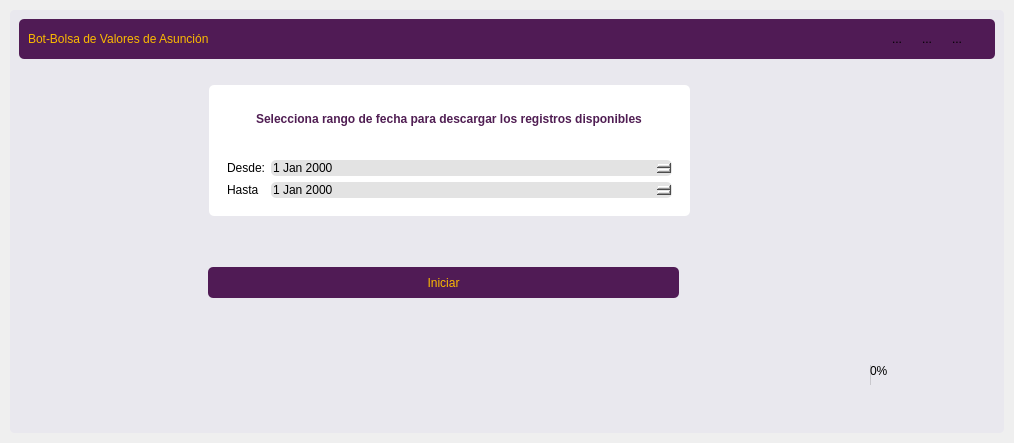
<?xml version="1.0" encoding="UTF-8"?>
<ui version="4.0">
 <class>DowloadWindow</class>
 <widget class="QWidget" name="DowloadWindow">
  <property name="geometry">
   <rect>
    <x>0</x>
    <y>0</y>
    <width>1014</width>
    <height>443</height>
   </rect>
  </property>
  <property name="windowTitle">
   <string>Form</string>
  </property>
  <property name="styleSheet">
   <string notr="true">border-radius: 5px;</string>
  </property>
  <layout class="QVBoxLayout" name="verticalLayout">
   <property name="spacing">
    <number>0</number>
   </property>
   <property name="leftMargin">
    <number>0</number>
   </property>
   <property name="topMargin">
    <number>0</number>
   </property>
   <property name="rightMargin">
    <number>0</number>
   </property>
   <property name="bottomMargin">
    <number>0</number>
   </property>
   <item>
    <widget class="QFrame" name="central_frame">
     <property name="frameShape">
      <enum>QFrame::StyledPanel</enum>
     </property>
     <property name="frameShadow">
      <enum>QFrame::Raised</enum>
     </property>
     <layout class="QVBoxLayout" name="shadow_layout">
      <property name="spacing">
       <number>0</number>
      </property>
      <property name="leftMargin">
       <number>10</number>
      </property>
      <property name="topMargin">
       <number>10</number>
      </property>
      <property name="rightMargin">
       <number>10</number>
      </property>
      <property name="bottomMargin">
       <number>10</number>
      </property>
      <item>
       <widget class="QFrame" name="background_frame">
        <property name="styleSheet">
         <string notr="true">background-color: rgb(233, 232, 238)</string>
        </property>
        <property name="frameShape">
         <enum>QFrame::StyledPanel</enum>
        </property>
        <property name="frameShadow">
         <enum>QFrame::Raised</enum>
        </property>
        <layout class="QVBoxLayout" name="verticalLayout_3">
         <property name="spacing">
          <number>0</number>
         </property>
         <property name="leftMargin">
          <number>0</number>
         </property>
         <property name="topMargin">
          <number>0</number>
         </property>
         <property name="rightMargin">
          <number>0</number>
         </property>
         <property name="bottomMargin">
          <number>0</number>
         </property>
         <item>
          <widget class="QFrame" name="content_frame">
           <property name="frameShape">
            <enum>QFrame::StyledPanel</enum>
           </property>
           <property name="frameShadow">
            <enum>QFrame::Raised</enum>
           </property>
           <layout class="QVBoxLayout" name="verticalLayout_2">
            <item>
             <widget class="QFrame" name="top_bar_frame">
              <property name="minimumSize">
               <size>
                <width>0</width>
                <height>39</height>
               </size>
              </property>
              <property name="maximumSize">
               <size>
                <width>16777215</width>
                <height>40</height>
               </size>
              </property>
              <property name="styleSheet">
               <string notr="true">background-color: rgb(80, 27, 85)</string>
              </property>
              <property name="frameShape">
               <enum>QFrame::StyledPanel</enum>
              </property>
              <property name="frameShadow">
               <enum>QFrame::Raised</enum>
              </property>
              <layout class="QHBoxLayout" name="horizontalLayout">
               <item>
                <widget class="QLabel" name="title_label">
                 <property name="styleSheet">
                  <string notr="true">color: rgb(251, 186, 0)</string>
                 </property>
                 <property name="text">
                  <string>Bot-Bolsa de Valores de Asunción</string>
                 </property>
                </widget>
               </item>
               <item alignment="Qt::AlignVCenter">
                <widget class="QFrame" name="button_holder_frame">
                 <property name="minimumSize">
                  <size>
                   <width>0</width>
                   <height>30</height>
                  </size>
                 </property>
                 <property name="maximumSize">
                  <size>
                   <width>110</width>
                   <height>16777215</height>
                  </size>
                 </property>
                 <property name="frameShape">
                  <enum>QFrame::StyledPanel</enum>
                 </property>
                 <property name="frameShadow">
                  <enum>QFrame::Raised</enum>
                 </property>
                 <widget class="QToolButton" name="minimize_button">
                  <property name="geometry">
                   <rect>
                    <x>10</x>
                    <y>0</y>
                    <width>22</width>
                    <height>22</height>
                   </rect>
                  </property>
                  <property name="text">
                   <string>...</string>
                  </property>
                  <property name="icon">
                   <iconset>
                    <normaloff>../assets/icons/minimize-window.png</normaloff>../assets/icons/minimize-window.png</iconset>
                  </property>
                  <property name="iconSize">
                   <size>
                    <width>25</width>
                    <height>25</height>
                   </size>
                  </property>
                 </widget>
                 <widget class="QToolButton" name="restore_button">
                  <property name="geometry">
                   <rect>
                    <x>40</x>
                    <y>0</y>
                    <width>22</width>
                    <height>22</height>
                   </rect>
                  </property>
                  <property name="text">
                   <string>...</string>
                  </property>
                  <property name="icon">
                   <iconset>
                    <normaloff>../assets/icons/restore-window.png</normaloff>../assets/icons/restore-window.png</iconset>
                  </property>
                  <property name="iconSize">
                   <size>
                    <width>25</width>
                    <height>25</height>
                   </size>
                  </property>
                 </widget>
                 <widget class="QToolButton" name="close_button">
                  <property name="geometry">
                   <rect>
                    <x>70</x>
                    <y>0</y>
                    <width>22</width>
                    <height>22</height>
                   </rect>
                  </property>
                  <property name="text">
                   <string>...</string>
                  </property>
                  <property name="icon">
                   <iconset>
                    <normaloff>../assets/icons/close-window.png</normaloff>../assets/icons/close-window.png</iconset>
                  </property>
                  <property name="iconSize">
                   <size>
                    <width>25</width>
                    <height>25</height>
                   </size>
                  </property>
                 </widget>
                 <widget class="QToolButton" name="maximize_button">
                  <property name="geometry">
                   <rect>
                    <x>40</x>
                    <y>0</y>
                    <width>22</width>
                    <height>22</height>
                   </rect>
                  </property>
                  <property name="text">
                   <string>...</string>
                  </property>
                  <property name="icon">
                   <iconset>
                    <normaloff>../assets/icons/maximize-window.png</normaloff>../assets/icons/maximize-window.png</iconset>
                  </property>
                  <property name="iconSize">
                   <size>
                    <width>25</width>
                    <height>25</height>
                   </size>
                  </property>
                 </widget>
                </widget>
               </item>
              </layout>
             </widget>
            </item>
            <item>
             <widget class="QFrame" name="action_bar_frame_2">
              <property name="minimumSize">
               <size>
                <width>0</width>
                <height>39</height>
               </size>
              </property>
              <property name="frameShape">
               <enum>QFrame::StyledPanel</enum>
              </property>
              <property name="frameShadow">
               <enum>QFrame::Raised</enum>
              </property>
              <widget class="QFrame" name="frame_2">
               <property name="geometry">
                <rect>
                 <x>190</x>
                 <y>20</y>
                 <width>481</width>
                 <height>131</height>
                </rect>
               </property>
               <property name="styleSheet">
                <string notr="true">background-color: #fff;</string>
               </property>
               <property name="frameShape">
                <enum>QFrame::StyledPanel</enum>
               </property>
               <property name="frameShadow">
                <enum>QFrame::Raised</enum>
               </property>
               <layout class="QVBoxLayout" name="verticalLayout_4">
                <item alignment="Qt::AlignHCenter">
                 <widget class="QLabel" name="label_3">
                  <property name="styleSheet">
                   <string notr="true">
color: rgb(80, 30, 83)</string>
                  </property>
                  <property name="text">
                   <string>&lt;html&gt;&lt;head/&gt;&lt;body&gt;&lt;p&gt;&lt;span style=&quot; font-weight:700;&quot;&gt;Selecciona rango de fecha para descargar los registros disponibles&lt;/span&gt;&lt;/p&gt;&lt;/body&gt;&lt;/html&gt;</string>
                  </property>
                 </widget>
                </item>
                <item>
                 <widget class="QFrame" name="frame">
                  <property name="frameShape">
                   <enum>QFrame::StyledPanel</enum>
                  </property>
                  <property name="frameShadow">
                   <enum>QFrame::Raised</enum>
                  </property>
                  <layout class="QFormLayout" name="formLayout">
                   <item row="0" column="0">
                    <widget class="QLabel" name="label">
                     <property name="text">
                      <string>Desde:</string>
                     </property>
                    </widget>
                   </item>
                   <item row="0" column="1">
                    <widget class="QDateEdit" name="FechaDesde">
                     <property name="styleSheet">
                      <string notr="true">background-color: rgb(227, 227, 227)</string>
                     </property>
                    </widget>
                   </item>
                   <item row="1" column="1">
                    <widget class="QDateEdit" name="FechaHasta">
                     <property name="styleSheet">
                      <string notr="true">background-color: rgb(227, 227, 227)</string>
                     </property>
                    </widget>
                   </item>
                   <item row="1" column="0">
                    <widget class="QLabel" name="label_2">
                     <property name="text">
                      <string>Hasta</string>
                     </property>
                    </widget>
                   </item>
                  </layout>
                 </widget>
                </item>
               </layout>
              </widget>
              <widget class="QFrame" name="botones">
               <property name="geometry">
                <rect>
                 <x>180</x>
                 <y>180</y>
                 <width>491</width>
                 <height>91</height>
                </rect>
               </property>
               <property name="frameShape">
                <enum>QFrame::StyledPanel</enum>
               </property>
               <property name="frameShadow">
                <enum>QFrame::Raised</enum>
               </property>
               <widget class="QPushButton" name="BTNIniciar">
                <property name="geometry">
                 <rect>
                  <x>9</x>
                  <y>22</y>
                  <width>471</width>
                  <height>31</height>
                 </rect>
                </property>
                <property name="styleSheet">
                 <string notr="true">background-color: rgb(80, 27, 85);
color: rgb(251, 186, 0);</string>
                </property>
                <property name="text">
                 <string>Iniciar</string>
                </property>
               </widget>
              </widget>
              <widget class="QFrame" name="footer">
               <property name="geometry">
                <rect>
                 <x>-1</x>
                 <y>280</y>
                 <width>961</width>
                 <height>61</height>
                </rect>
               </property>
               <property name="frameShape">
                <enum>QFrame::StyledPanel</enum>
               </property>
               <property name="frameShadow">
                <enum>QFrame::Raised</enum>
               </property>
               <layout class="QHBoxLayout" name="horizontalLayout_2">
                <item>
                 <widget class="QFrame" name="error">
                  <property name="minimumSize">
                   <size>
                    <width>800</width>
                    <height>0</height>
                   </size>
                  </property>
                  <property name="frameShape">
                   <enum>QFrame::StyledPanel</enum>
                  </property>
                  <property name="frameShadow">
                   <enum>QFrame::Raised</enum>
                  </property>
                  <layout class="QVBoxLayout" name="verticalLayout_5">
                   <item>
                    <widget class="QLabel" name="LabelError">
                     <property name="text">
                      <string/>
                     </property>
                    </widget>
                   </item>
                  </layout>
                 </widget>
                </item>
                <item>
                 <widget class="QFrame" name="progress">
                  <property name="frameShape">
                   <enum>QFrame::StyledPanel</enum>
                  </property>
                  <property name="frameShadow">
                   <enum>QFrame::Raised</enum>
                  </property>
                  <layout class="QHBoxLayout" name="horizontalLayout_3">
                   <item>
                    <spacer name="horizontalSpacer">
                     <property name="orientation">
                      <enum>Qt::Horizontal</enum>
                     </property>
                     <property name="sizeHint" stdset="0">
                      <size>
                       <width>40</width>
                       <height>20</height>
                      </size>
                     </property>
                    </spacer>
                   </item>
                   <item>
                    <widget class="QProgressBar" name="PBEstado">
                     <property name="value">
                      <number>0</number>
                     </property>
                    </widget>
                   </item>
                  </layout>
                 </widget>
                </item>
               </layout>
              </widget>
             </widget>
            </item>
           </layout>
          </widget>
         </item>
        </layout>
       </widget>
      </item>
     </layout>
    </widget>
   </item>
  </layout>
 </widget>
 <resources/>
 <connections/>
</ui>
